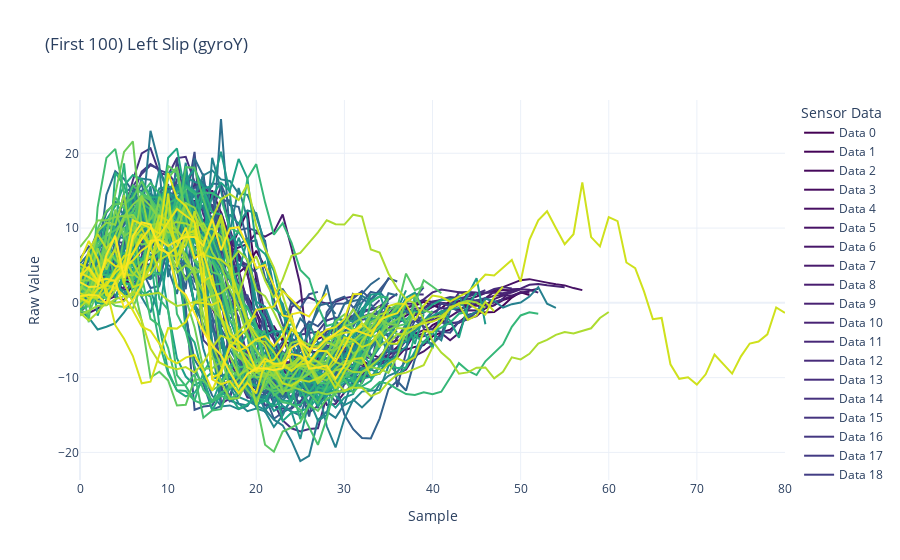
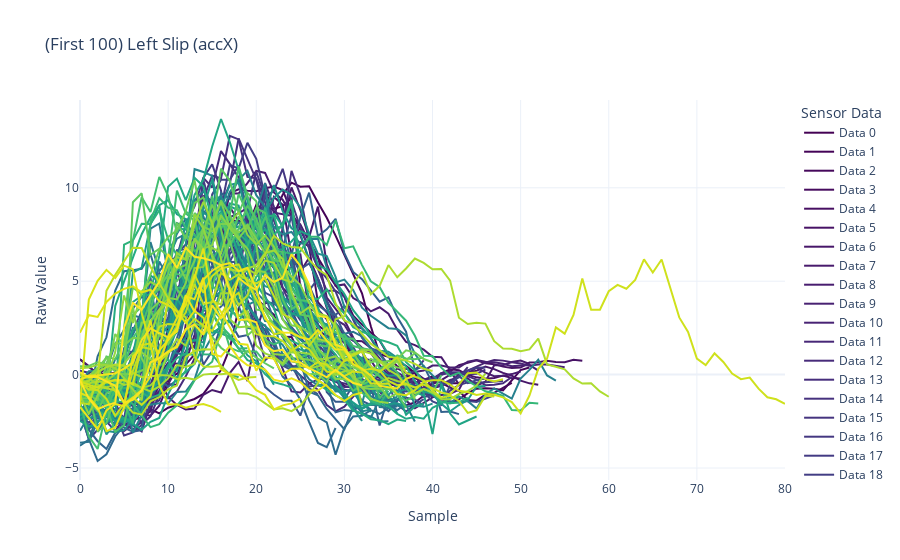
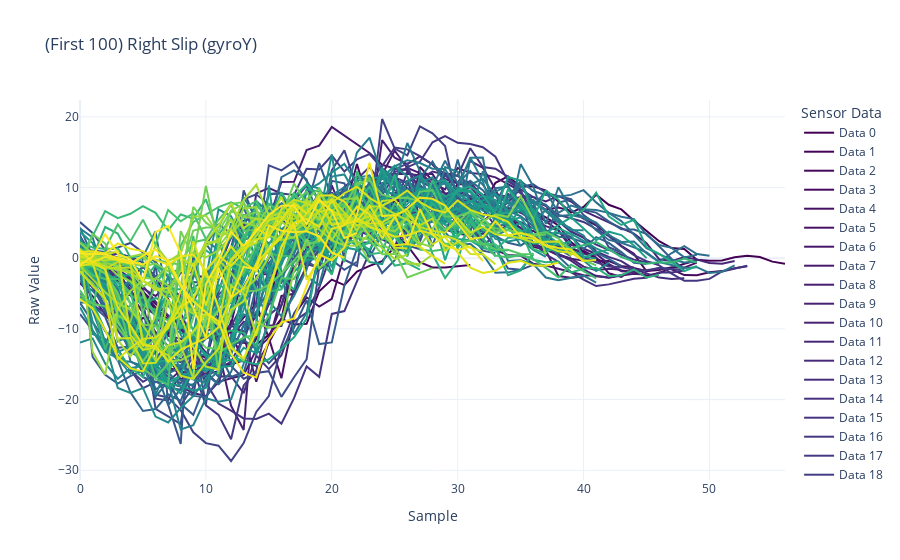
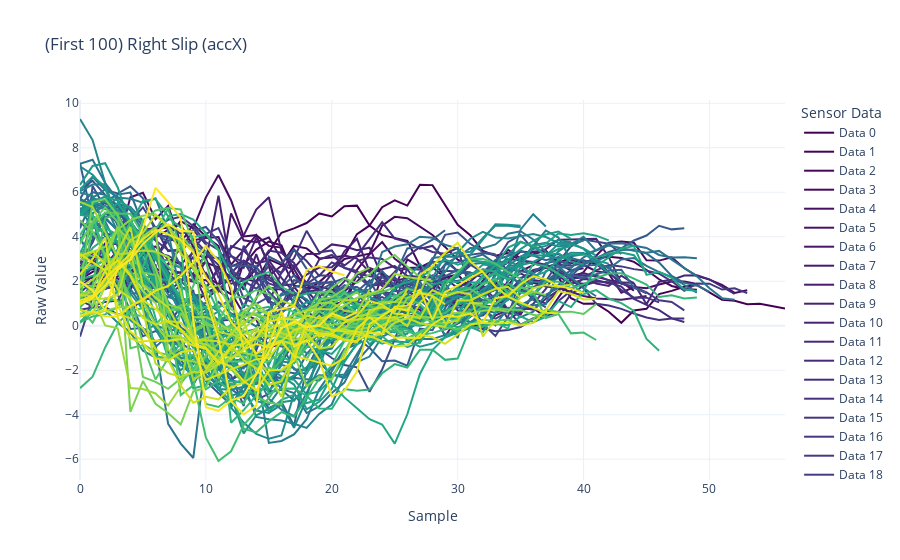

The notebook cell these images were saved under, in order:
### Code cell
import numpy as np
from BoxingRecognition.util import DataUtility, EvaluationUtility, DynamicTimeWarpingUtility

# Load the gesture dataframes
idle_dataframes, left_slip_dataframes, right_slip_dataframes, left_roll_dataframes, right_roll_dataframes, pull_back_dataframes = DataUtility.collect_label_dataframes(
    DataUtility.get_aggregate_df(drop_unlabeled_data=False, sessions=[1, 2, 3, 4, 5, 6], shuffle_sequences=False,
                                 augment_data=False))

gestures = {
    'left_slip': left_slip_dataframes,
    'right_slip': right_slip_dataframes,
    'left_roll': left_roll_dataframes,
    'right_roll': right_roll_dataframes,
    'pull_back': pull_back_dataframes
}

def plot_sensor_data_for_gestures(gesture_names, gesture_dataframes, sensor_types):
    for gesture_name, gesture_df in zip(gesture_names, gesture_dataframes):
        for sensor_type in sensor_types:
            data_list = [df[sensor_type] for df in gesture_df[:100]]
            EvaluationUtility.plot_sensor_data_v3(title=f'(First 100) {gesture_name} ({sensor_type.split("_")[1]})',
                                                  data_list=data_list)

# Define gestures and corresponding dataframes
gesture_names = ["Left Slip", "Right Slip", "Left Roll", "Right Roll", "Pull Back"]
dataframes = [left_slip_dataframes, right_slip_dataframes, left_roll_dataframes,
              right_roll_dataframes, pull_back_dataframes]
sensors = ['sensor_gyroY', 'sensor_accX']  # Sensors to be plotted

plot_sensor_data_for_gestures(gesture_names, dataframes, sensors)


def compute_save_and_plot_dba_templates(gesture_names, gesture_dataframes, sensor_types):
    for gesture_name, gesture_df in zip(gesture_names, gesture_dataframes):
        concatenated_template = []
        for sensor_type in sensor_types:
            
            template = DynamicTimeWarpingUtility.compute_dba_template(gesture_dataframes=gesture_df,
                                                                      sensor_type=sensor_type)
            concatenated_template.extend(template)
            print(f"Computed {sensor_type} template for {gesture_name} ({len(template)} samples)")
        
        concatenated_template = np.array(concatenated_template)
        EvaluationUtility.plot_sensor_data_v3(title=f'{gesture_name} DBA Concatenated Template',
                                              data_list=[concatenated_template])
        
        # Save the concatenated template
        file_path = f'../Data/dtw/{gesture_name.lower().replace(" ", "_")}_concatenated_template.csv'
        np.savetxt(file_path, concatenated_template, delimiter=',')
        print(f"Concatenated template saved at {file_path}")

# Define gestures and corresponding dataframes
gesture_names = ["Left Slip", "Right Slip", "Left Roll", "Right Roll", "Pull Back"]
dataframes = [left_slip_dataframes, right_slip_dataframes, left_roll_dataframes,
              right_roll_dataframes, pull_back_dataframes]
sensors = ['sensor_gyroY', 'sensor_accX']

compute_save_and_plot_dba_templates(gesture_names, dataframes, sensors)
